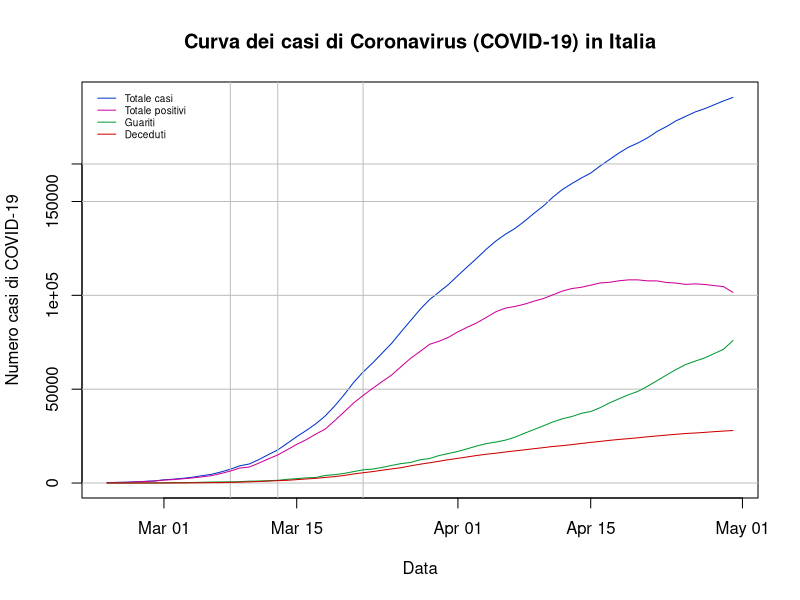
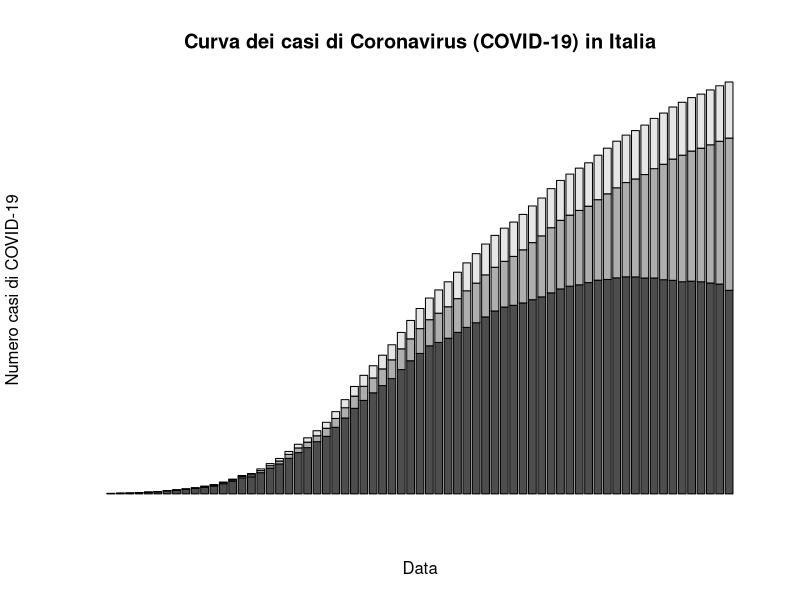
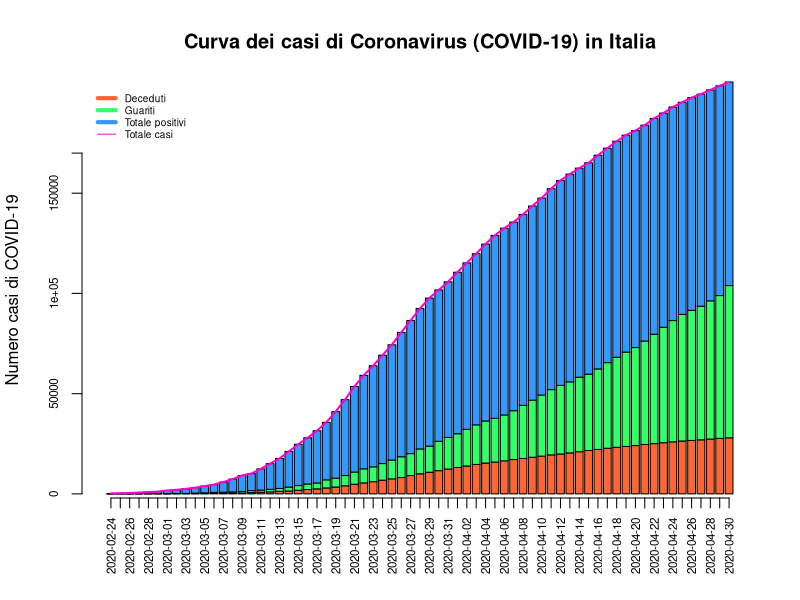
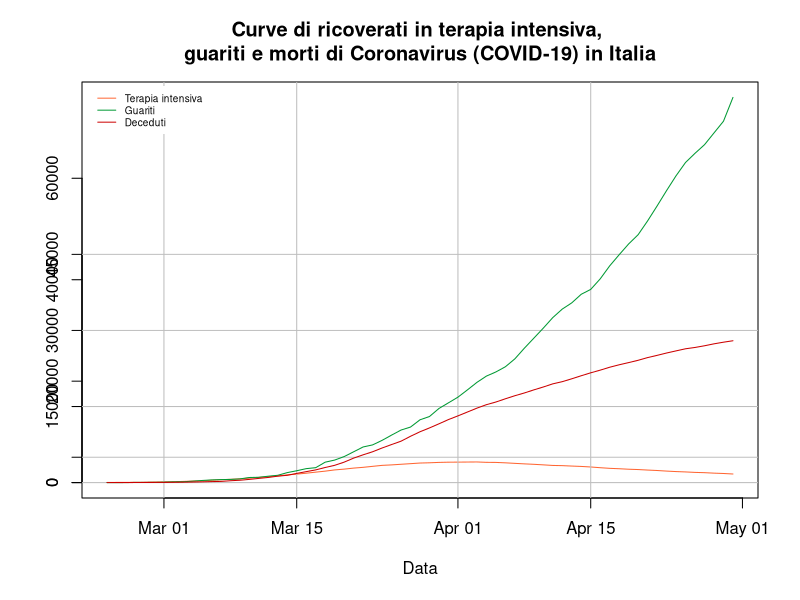
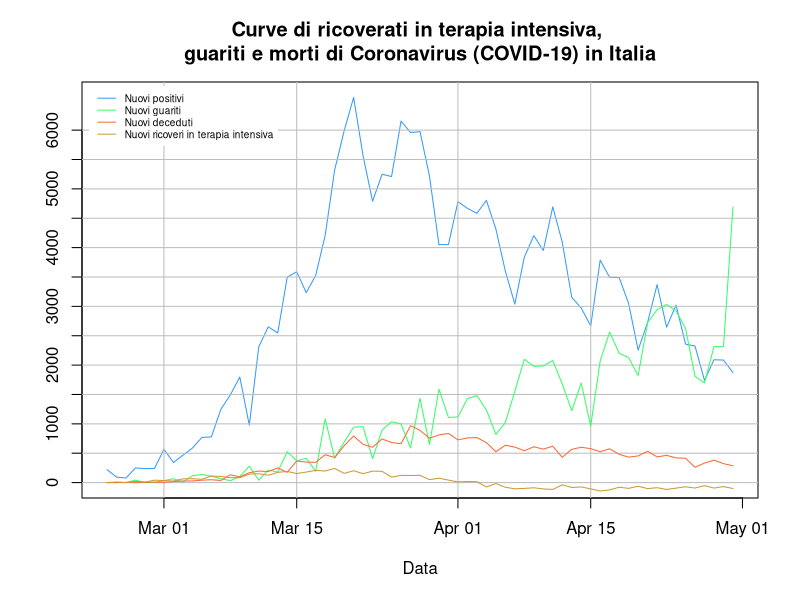

R code for these plots, in order:
## ---- chunk 1
knitr::opts_chunk$set(echo = TRUE)
## ---- chunk 2
#setwd("github/covid_19_data/")
covid_data <- read.delim("covid_data.csv",sep=",",header=T)
covid_data$date <- as.Date(covid_data$date)
regions <- levels(covid_data$denominazione_regione)

italia <- subset(covid_data,covid_data$denominazione_regione=="Italia")
n <- length(italia$date) #convenient, because it represents the number of observations
italia$growth_tot <- c(0,diff(italia$totale_casi)/italia$totale_casi[1:n-1]) #Growth rate of total cases
italia$nuovi_terapia_intensiva <- c(0,diff(italia$terapia_intensiva))
italia$growth_ter_int <- c(0,diff(italia$terapia_intensiva)/italia$terapia_intensiva[1:n-1]) #Growth rate of intensive care
italia$nuovi_deceduti <- c(0,diff(italia$deceduti))
italia$growth_dec <- c(0,diff(italia$deceduti)/italia$deceduti[1:n-1]) #Growth rate of deceased
italia$nuovi_guariti <- c(0,diff(italia$dimessi_guariti))

abruzzo <- subset(covid_data,covid_data$denominazione_regione=="Abruzzo")
abruzzo$growth_tot <- c(0,diff(abruzzo$totale_casi)/abruzzo$totale_casi[1:n-1]) #Growth rate of contagions
abruzzo$growth_ter_int <- c(0,diff(abruzzo$terapia_intensiva)/abruzzo$terapia_intensiva[1:n-1]) #Growth rate of intensive care
abruzzo$nuovi_deceduti <- c(0,diff(abruzzo$deceduti))
abruzzo$growth_dec <- c(0,diff(abruzzo$deceduti)/abruzzo$deceduti[1:n-1]) #Growth rate of deceased
abruzzo$share_tot <- abruzzo$totale_casi/italia$totale_casi
abruzzo$share_new <- abruzzo$nuovi_positivi/italia$nuovi_positivi
abruzzo$share_ter_int <- abruzzo$terapia_intensiva/italia$terapia_intensiva
abruzzo$share_dec <- abruzzo$deceduti/italia$deceduti

basilicata <- subset(covid_data,covid_data$denominazione_regione=="Basilicata")
basilicata$growth_tot <- c(0,diff(basilicata$totale_casi)/basilicata$totale_casi[1:n-1]) #Growth rate of contagions
basilicata$growth_ter_int <- c(0,diff(basilicata$terapia_intensiva)/basilicata$terapia_intensiva[1:n-1]) #Growth rate of intensive care
basilicata$nuovi_deceduti <- c(0,diff(basilicata$deceduti))
basilicata$growth_dec <- c(0,diff(basilicata$deceduti)/basilicata$deceduti[1:n-1]) #Growth rate of deceased
basilicata$share_tot <- basilicata$totale_casi/italia$totale_casi
basilicata$share_new <- basilicata$nuovi_positivi/italia$nuovi_positivi
basilicata$share_ter_int <- basilicata$terapia_intensiva/italia$terapia_intensiva
basilicata$share_dec <- basilicata$deceduti/italia$deceduti

calabria <- subset(covid_data,covid_data$denominazione_regione=="Calabria")
calabria$growth_tot <- c(0,diff(calabria$totale_casi)/calabria$totale_casi[1:n-1]) #Growth rate of contagions
calabria$growth_ter_int <- c(0,diff(calabria$terapia_intensiva)/calabria$terapia_intensiva[1:n-1]) #Growth rate of intensive care
calabria$nuovi_deceduti <- c(0,diff(calabria$deceduti))
calabria$growth_dec <- c(0,diff(calabria$deceduti)/calabria$deceduti[1:n-1]) #Growth rate of deceased
calabria$share_tot <- calabria$totale_casi/italia$totale_casi
calabria$share_new <- calabria$nuovi_positivi/italia$nuovi_positivi
calabria$share_ter_int <- calabria$terapia_intensiva/italia$terapia_intensiva
calabria$share_dec <- calabria$deceduti/italia$deceduti

campania <- subset(covid_data,covid_data$denominazione_regione=="Campania")
campania$growth_tot <- c(0,diff(campania$totale_casi)/campania$totale_casi[1:n-1]) #Growth rate of contagions
campania$growth_ter_int <- c(0,diff(campania$terapia_intensiva)/campania$terapia_intensiva[1:n-1]) #Growth rate of intensive care
campania$nuovi_deceduti <- c(0,diff(campania$deceduti))
campania$growth_dec <- c(0,diff(campania$deceduti)/campania$deceduti[1:n-1]) #Growth rate of deceased
campania$share_tot <- campania$totale_casi/italia$totale_casi
campania$share_new <- campania$nuovi_positivi/italia$nuovi_positivi
campania$share_ter_int <- campania$terapia_intensiva/italia$terapia_intensiva
campania$share_dec <- campania$deceduti/italia$deceduti

e_romagna <- subset(covid_data,covid_data$denominazione_regione=="Emilia-Romagna")
e_romagna$growth_tot <- c(0,diff(e_romagna$totale_casi)/e_romagna$totale_casi[1:n-1]) #Growth rate of contagions
e_romagna$growth_ter_int <- c(0,diff(e_romagna$terapia_intensiva)/e_romagna$terapia_intensiva[1:n-1]) #Growth rate of intensive care
e_romagna$nuovi_deceduti <- c(0,diff(e_romagna$deceduti))
e_romagna$growth_dec <- c(0,diff(e_romagna$deceduti)/e_romagna$deceduti[1:n-1]) #Growth rate of deceased
e_romagna$share_tot <- e_romagna$totale_casi/italia$totale_casi
e_romagna$share_new <- e_romagna$nuovi_positivi/italia$nuovi_positivi
e_romagna$share_ter_int <- e_romagna$terapia_intensiva/italia$terapia_intensiva
e_romagna$share_dec <- e_romagna$deceduti/italia$deceduti

fv_giulia <- subset(covid_data,covid_data$denominazione_regione=="Friuli Venezia Giulia")
fv_giulia$growth_tot <- c(0,diff(fv_giulia$totale_casi)/fv_giulia$totale_casi[1:n-1]) #Growth rate of contagions
fv_giulia$growth_ter_int <- c(0,diff(fv_giulia$terapia_intensiva)/fv_giulia$terapia_intensiva[1:n-1]) #Growth rate of intensive care
fv_giulia$nuovi_deceduti <- c(0,diff(fv_giulia$deceduti))
fv_giulia$growth_dec <- c(0,diff(fv_giulia$deceduti)/fv_giulia$deceduti[1:n-1]) #Growth rate of deceased
fv_giulia$share_tot <- fv_giulia$totale_casi/italia$totale_casi
fv_giulia$share_new <- fv_giulia$nuovi_positivi/italia$nuovi_positivi
fv_giulia$share_ter_int <- fv_giulia$terapia_intensiva/italia$terapia_intensiva
fv_giulia$share_dec <- fv_giulia$deceduti/italia$deceduti

lazio <- subset(covid_data,covid_data$denominazione_regione=="Lazio")
lazio$growth_tot <- c(0,diff(lazio$totale_casi)/lazio$totale_casi[1:n-1]) #Growth rate of contagions
lazio$growth_ter_int <- c(0,diff(lazio$terapia_intensiva)/lazio$terapia_intensiva[1:n-1]) #Growth rate of intensive care
lazio$nuovi_deceduti <- c(0,diff(lazio$deceduti))
lazio$growth_dec <- c(0,diff(lazio$deceduti)/lazio$deceduti[1:n-1]) #Growth rate of deceased
lazio$share_tot <- lazio$totale_casi/italia$totale_casi
lazio$share_new <- lazio$nuovi_positivi/italia$nuovi_positivi
lazio$share_ter_int <- lazio$terapia_intensiva/italia$terapia_intensiva
lazio$share_dec <- lazio$deceduti/italia$deceduti

liguria <- subset(covid_data,covid_data$denominazione_regione=="Liguria")
liguria$growth_tot <- c(0,diff(liguria$totale_casi)/liguria$totale_casi[1:n-1]) #Growth rate of contagions
liguria$growth_ter_int <- c(0,diff(liguria$terapia_intensiva)/liguria$terapia_intensiva[1:n-1]) #Growth rate of intensive care
liguria$nuovi_deceduti <- c(0,diff(liguria$deceduti))
liguria$growth_dec <- c(0,diff(liguria$deceduti)/liguria$deceduti[1:n-1]) #Growth rate of deceased
liguria$share_tot <- liguria$totale_casi/italia$totale_casi
liguria$share_new <- liguria$nuovi_positivi/italia$nuovi_positivi
liguria$share_ter_int <- liguria$terapia_intensiva/italia$terapia_intensiva
liguria$share_dec <- liguria$deceduti/italia$deceduti

lombardia <- subset(covid_data,covid_data$denominazione_regione=="Lombardia")
lombardia$growth_tot <- c(0,diff(lombardia$totale_casi)/lombardia$totale_casi[1:n-1]) #Growth rate of contagions
lombardia$growth_ter_int <- c(0,diff(lombardia$terapia_intensiva)/lombardia$terapia_intensiva[1:n-1]) #Growth rate of intensive care
lombardia$nuovi_deceduti <- c(0,diff(lombardia$deceduti))
lombardia$growth_dec <- c(0,diff(lombardia$deceduti)/lombardia$deceduti[1:n-1]) #Growth rate of deceased
lombardia$share_tot <- lombardia$totale_casi/italia$totale_casi
lombardia$share_new <- lombardia$nuovi_positivi/italia$nuovi_positivi
lombardia$share_ter_int <- lombardia$terapia_intensiva/italia$terapia_intensiva
lombardia$share_dec <- lombardia$deceduti/italia$deceduti

marche <- subset(covid_data,covid_data$denominazione_regione=="Marche")
marche$growth_tot <- c(0,diff(marche$totale_casi)/marche$totale_casi[1:n-1]) #Growth rate of contagions
marche$growth_ter_int <- c(0,diff(marche$terapia_intensiva)/marche$terapia_intensiva[1:n-1]) #Growth rate of intensive care
marche$nuovi_deceduti <- c(0,diff(marche$deceduti))
marche$growth_dec <- c(0,diff(marche$deceduti)/marche$deceduti[1:n-1]) #Growth rate of deceased
marche$share_tot <- marche$totale_casi/italia$totale_casi
marche$share_new <- marche$nuovi_positivi/italia$nuovi_positivi
marche$share_ter_int <- marche$terapia_intensiva/italia$terapia_intensiva
marche$share_dec <- marche$deceduti/italia$deceduti

molise <- subset(covid_data,covid_data$denominazione_regione=="Molise")
molise$growth_tot <- c(0,diff(molise$totale_casi)/molise$totale_casi[1:n-1]) #Growth rate of contagions
molise$growth_ter_int <- c(0,diff(molise$terapia_intensiva)/molise$terapia_intensiva[1:n-1]) #Growth rate of intensive care
molise$nuovi_deceduti <- c(0,diff(molise$deceduti))
molise$growth_dec <- c(0,diff(molise$deceduti)/molise$deceduti[1:n-1]) #Growth rate of deceased
molise$share_tot <- molise$totale_casi/italia$totale_casi
molise$share_new <- molise$nuovi_positivi/italia$nuovi_positivi
molise$share_ter_int <- molise$terapia_intensiva/italia$terapia_intensiva
molise$share_dec <- molise$deceduti/italia$deceduti

bolzano <- subset(covid_data,covid_data$denominazione_regione=="P.A. Bolzano")
bolzano$growth_tot <- c(0,diff(bolzano$totale_casi)/bolzano$totale_casi[1:n-1]) #Growth rate of contagions
bolzano$growth_ter_int <- c(0,diff(bolzano$terapia_intensiva)/bolzano$terapia_intensiva[1:n-1]) #Growth rate of intensive care
bolzano$nuovi_deceduti <- c(0,diff(bolzano$deceduti))
bolzano$growth_dec <- c(0,diff(bolzano$deceduti)/bolzano$deceduti[1:n-1]) #Growth rate of deceased
bolzano$share_tot <- bolzano$totale_casi/italia$totale_casi
bolzano$share_new <- bolzano$nuovi_positivi/italia$nuovi_positivi
bolzano$share_ter_int <- bolzano$terapia_intensiva/italia$terapia_intensiva
bolzano$share_dec <- bolzano$deceduti/italia$deceduti

trento <- subset(covid_data,covid_data$denominazione_regione=="P.A. Trento")
trento$growth_tot <- c(0,diff(trento$totale_casi)/trento$totale_casi[1:n-1]) #Growth rate of contagions
trento$growth_ter_int <- c(0,diff(trento$terapia_intensiva)/trento$terapia_intensiva[1:n-1]) #Growth rate of intensive care
trento$nuovi_deceduti <- c(0,diff(trento$deceduti))
trento$growth_dec <- c(0,diff(trento$deceduti)/trento$deceduti[1:n-1]) #Growth rate of deceased
trento$share_tot <- trento$totale_casi/italia$totale_casi
trento$share_new <- trento$nuovi_positivi/italia$nuovi_positivi
trento$share_ter_int <- trento$terapia_intensiva/italia$terapia_intensiva
trento$share_dec <- trento$deceduti/italia$deceduti

piemonte <- subset(covid_data,covid_data$denominazione_regione=="Piemonte")
piemonte$growth_tot <- c(0,diff(piemonte$totale_casi)/piemonte$totale_casi[1:n-1]) #Growth rate of contagions
piemonte$growth_ter_int <- c(0,diff(piemonte$terapia_intensiva)/piemonte$terapia_intensiva[1:n-1]) #Growth rate of intensive care
piemonte$nuovi_deceduti <- c(0,diff(piemonte$deceduti))
piemonte$growth_dec <- c(0,diff(piemonte$deceduti)/piemonte$deceduti[1:n-1]) #Growth rate of deceased
piemonte$share_tot <- piemonte$totale_casi/italia$totale_casi
piemonte$share_new <- piemonte$nuovi_positivi/italia$nuovi_positivi
piemonte$share_ter_int <- piemonte$terapia_intensiva/italia$terapia_intensiva
piemonte$share_dec <- piemonte$deceduti/italia$deceduti

puglia <- subset(covid_data,covid_data$denominazione_regione=="Puglia")
puglia$growth_tot <- c(0,diff(puglia$totale_casi)/puglia$totale_casi[1:n-1]) #Growth rate of contagions
puglia$growth_ter_int <- c(0,diff(puglia$terapia_intensiva)/puglia$terapia_intensiva[1:n-1]) #Growth rate of intensive care
puglia$nuovi_deceduti <- c(0,diff(puglia$deceduti))
puglia$growth_dec <- c(0,diff(puglia$deceduti)/puglia$deceduti[1:n-1]) #Growth rate of deceased
puglia$share_tot <- puglia$totale_casi/italia$totale_casi
puglia$share_new <- puglia$nuovi_positivi/italia$nuovi_positivi
puglia$share_ter_int <- puglia$terapia_intensiva/italia$terapia_intensiva
puglia$share_dec <- puglia$deceduti/italia$deceduti

sardegna <- subset(covid_data,covid_data$denominazione_regione=="Sardegna")
sardegna$growth_tot <- c(0,diff(sardegna$totale_casi)/sardegna$totale_casi[1:n-1]) #Growth rate of contagions
sardegna$growth_ter_int <- c(0,diff(sardegna$terapia_intensiva)/sardegna$terapia_intensiva[1:n-1]) #Growth rate of intensive care
sardegna$nuovi_deceduti <- c(0,diff(sardegna$deceduti))
sardegna$growth_dec <- c(0,diff(sardegna$deceduti)/sardegna$deceduti[1:n-1]) #Growth rate of deceased
sardegna$share_tot <- sardegna$totale_casi/italia$totale_casi
sardegna$share_new <- sardegna$nuovi_positivi/italia$nuovi_positivi
sardegna$share_ter_int <- sardegna$terapia_intensiva/italia$terapia_intensiva
sardegna$share_dec <- sardegna$deceduti/italia$deceduti

sicilia <- subset(covid_data,covid_data$denominazione_regione=="Sicilia")
sicilia$growth_tot <- c(0,diff(sicilia$totale_casi)/sicilia$totale_casi[1:n-1]) #Growth rate of contagions
sicilia$growth_ter_int <- c(0,diff(sicilia$terapia_intensiva)/sicilia$terapia_intensiva[1:n-1]) #Growth rate of intensive care
sicilia$nuovi_deceduti <- c(0,diff(sicilia$deceduti))
sicilia$growth_dec <- c(0,diff(sicilia$deceduti)/sicilia$deceduti[1:n-1]) #Growth rate of deceased
sicilia$share_tot <- sicilia$totale_casi/italia$totale_casi
sicilia$share_new <- sicilia$nuovi_positivi/italia$nuovi_positivi
sicilia$share_ter_int <- sicilia$terapia_intensiva/italia$terapia_intensiva
sicilia$share_dec <- sicilia$deceduti/italia$deceduti

toscana <- subset(covid_data,covid_data$denominazione_regione=="Toscana")
toscana$growth_tot <- c(0,diff(toscana$totale_casi)/toscana$totale_casi[1:n-1]) #Growth rate of contagions
toscana$growth_ter_int <- c(0,diff(toscana$terapia_intensiva)/toscana$terapia_intensiva[1:n-1]) #Growth rate of intensive care
toscana$nuovi_deceduti <- c(0,diff(toscana$deceduti))
toscana$growth_dec <- c(0,diff(toscana$deceduti)/toscana$deceduti[1:n-1]) #Growth rate of deceased
toscana$share_tot <- toscana$totale_casi/italia$totale_casi
toscana$share_new <- toscana$nuovi_positivi/italia$nuovi_positivi
toscana$share_ter_int <- toscana$terapia_intensiva/italia$terapia_intensiva
toscana$share_dec <- toscana$deceduti/italia$deceduti

umbria <- subset(covid_data,covid_data$denominazione_regione=="Umbria")
umbria$growth_tot <- c(0,diff(umbria$totale_casi)/umbria$totale_casi[1:n-1]) #Growth rate of contagions
umbria$growth_ter_int <- c(0,diff(umbria$terapia_intensiva)/umbria$terapia_intensiva[1:n-1]) #Growth rate of intensive care
umbria$nuovi_deceduti <- c(0,diff(umbria$deceduti))
umbria$growth_dec <- c(0,diff(umbria$deceduti)/umbria$deceduti[1:n-1]) #Growth rate of deceased
umbria$share_tot <- umbria$totale_casi/italia$totale_casi
umbria$share_new <- umbria$nuovi_positivi/italia$nuovi_positivi
umbria$share_ter_int <- umbria$terapia_intensiva/italia$terapia_intensiva
umbria$share_dec <- umbria$deceduti/italia$deceduti

v_aosta <- subset(covid_data,covid_data$denominazione_regione=="Valle d'Aosta")
v_aosta$growth_tot <- c(0,diff(v_aosta$totale_casi)/v_aosta$totale_casi[1:n-1]) #Growth rate of contagions
v_aosta$growth_ter_int <- c(0,diff(v_aosta$terapia_intensiva)/v_aosta$terapia_intensiva[1:n-1]) #Growth rate of intensive care
v_aosta$nuovi_deceduti <- c(0,diff(v_aosta$deceduti))
v_aosta$growth_dec <- c(0,diff(v_aosta$deceduti)/v_aosta$deceduti[1:n-1]) #Growth rate of deceased
v_aosta$share_tot <- v_aosta$totale_casi/italia$totale_casi
v_aosta$share_new <- v_aosta$nuovi_positivi/italia$nuovi_positivi
v_aosta$share_ter_int <- v_aosta$terapia_intensiva/italia$terapia_intensiva
v_aosta$share_dec <- v_aosta$deceduti/italia$deceduti

veneto <- subset(covid_data,covid_data$denominazione_regione=="Veneto")
veneto$growth_tot <- c(0,diff(veneto$totale_casi)/veneto$totale_casi[1:n-1]) #Growth rate of contagions
veneto$growth_ter_int <- c(0,diff(veneto$terapia_intensiva)/veneto$terapia_intensiva[1:n-1]) #Growth rate of intensive care
veneto$nuovi_deceduti <- c(0,diff(veneto$deceduti))
veneto$growth_dec <- c(0,diff(veneto$deceduti)/veneto$deceduti[1:n-1]) #Growth rate of deceased
veneto$share_tot <- veneto$totale_casi/italia$totale_casi
veneto$share_new <- veneto$nuovi_positivi/italia$nuovi_positivi
veneto$share_ter_int <- veneto$terapia_intensiva/italia$terapia_intensiva
veneto$share_dec <- veneto$deceduti/italia$deceduti
############################
############################
############################

#Latest observation of contagions (reproducing the table from Ministero della Salute: )
Data <- as.vector(italia$date)[length(italia$date)]
Regione <- as.vector(append(regions,"Italia"))
latest_abruzzo <- abruzzo[n,c(4,11,14,15,16,17)]
latest_basilicata <- basilicata[n,c(4,11,14,15,16,17)]
latest_calabria <- calabria[n,c(4,11,14,15,16,17)]
latest_campania <- campania[n,c(4,11,14,15,16,17)]
latest_e_romagna <- e_romagna[n,c(4,11,14,15,16,17)]
latest_fv_giulia <- fv_giulia[n,c(4,11,14,15,16,17)]
latest_lazio <- lazio[n,c(4,11,14,15,16,17)]
latest_liguria <- liguria[n,c(4,11,14,15,16,17)]
latest_lombardia <- lombardia[n,c(4,11,14,15,16,17)]
latest_marche <- marche[n,c(4,11,14,15,16,17)]
latest_molise <- molise[n,c(4,11,14,15,16,17)]
latest_bolzano <- bolzano[n,c(4,11,14,15,16,17)]
latest_trento <- trento[n,c(4,11,14,15,16,17)]
latest_piemonte <- piemonte[n,c(4,11,14,15,16,17)]
latest_puglia <- puglia[n,c(4,11,14,15,16,17)]
latest_sardegna <- sardegna[n,c(4,11,14,15,16,17)]
latest_sicilia <- sicilia[n,c(4,11,14,15,16,17)]
latest_toscana <- toscana[n,c(4,11,14,15,16,17)]
latest_umbria <- umbria[n,c(4,11,14,15,16,17)]
latest_v_aosta <- v_aosta[n,c(4,11,14,15,16,17)]
latest_veneto <- veneto[n,c(4,11,14,15,16,17)]
latest_italia <- italia[n,c(4,11,14,15,16,17)]
latest1 <- rbind(latest_abruzzo,latest_basilicata,latest_calabria,latest_campania,latest_e_romagna,
                 latest_fv_giulia,latest_lazio,latest_liguria,latest_lombardia,latest_marche,latest_molise,
                 latest_bolzano,latest_trento,latest_piemonte,latest_puglia,latest_sardegna,latest_sicilia,
                 latest_toscana,latest_umbria,latest_v_aosta,latest_veneto,latest_italia)
cbind(italia$date[n],latest1[order(latest1$totale_casi),])
############################
############################
############################

summary(italia$deceduti)
## ---- chunk 3
###Components of total cases - Lines
marks <- c(0,50000,100000,150000,170000) #These are marks that I want to force in the y axis instead of the defaults drawn by R
plot(totale_casi~date,italia,type="l",col="#0033CC",yaxt="n",xlab="Data",ylab="Numero casi di COVID-19",main="Curva dei casi di Coronavirus (COVID-19) in Italia")
axis(2,at=marks,labels=marks) #The axis function draws the marks and labels that I have set before
abline(h=c(0,50000,100000,150000,170000),v=italia$date[c(14,19,28)],col=c("grey")) #Horizontal lines where the marks are drawn, and vertical ones for specific dates
lines(totale_positivi~date,italia,type="l",pch=20,col="#CC0099")
lines(dimessi_guariti~date,italia,type="l",pch=1,col="#009933")
lines(deceduti~date,italia,type="l",pch=20,col="#CC0000")
legend("topleft",legend=c("Totale casi","Totale positivi","Guariti","Deceduti"),col=c("#0033CC","#CC0099","#009933","#CC0000"),box.lty=0,lty=1,cex=0.6,inset=c(0.01,0.01)) #Adding a legend without visible box (the legend is drawn in the top-left corner of the graph region and it is displaced to the right and centre by 0.01 (the inset() option))

###Components of total cases - Barplot + line (coloured)
#Here the bars are stacked, so that the final height represents the number of total cases (and I draw the relative line to mark it)
bar_colours <- c("#FF6633","#33FF66","#3399FF")
barplot(as.matrix(italia[,c(11,14,15)])~italia$date,xaxt="n",yaxt="n",xlab="Data",ylab="Numero casi di COVID-19",main="Curva dei casi di Coronavirus (COVID-19) in Italia") #I treat the data of interest as a matrix, because it allows me to draw a stacked barplot)
barplot_casi <- barplot(as.matrix(italia[,c(15,14,11)])~italia$date,col=bar_colours,xaxt="n",yaxt="n",xlab="",ylab="Numero casi di COVID-19",main="Curva dei casi di Coronavirus (COVID-19) in Italia") #I treat the data of interest as a matrix, because it allows me to draw a stacked barplot). I also give the barplot a name so that I can use it afterwards, to draw the juxtaposed line over the correct bars in the barplot
lines(x=barplot_casi,y=italia$totale_casi,lty=1,lwd=2,col="#FF00CC")
axis(2,at=marks,labels=marks,cex.axis=.7) #The axis function draws the marks and labels that I have set before
utili <- barplot_casi
axis(1,at=utili,labels=italia$date,gap.axis=.5,las=2,cex.axis=.7)
legend("topleft",legend=c("Deceduti","Guariti","Totale positivi","Totale casi"),col=c("#FF6633","#33FF66","#3399FF","#FF00CC"),box.lty=0,lty=c(5,5,5,1),lwd=c(4,4,4,1),cex=0.6,inset=c(0.01,0.01)) #Adding a legend without visible box (the legend is drawn in the top-left corner of the graph region and it is displaced to the right and centre by 0.01 (the inset() option))

###Deaths, intensive care and recoverings
marks_2 <- c(0,5000,15000,30000,45000) #These are marks that I want to force in the y axis instead of the defaults drawn by R
plot(terapia_intensiva~date,italia,type="l",col="#FF6633",ylim=c(0,max(italia$dimessi_guariti)),xlab="Data",ylab="",main="Curve di ricoverati in terapia intensiva, \nguariti e morti di Coronavirus (COVID-19) in Italia")
axis(2,at=marks_2,labels=marks_2) #The axis function draws the marks and labels that I have set before
abline(h=c(0,5000,15000,30000,45000),v=italia$date[c(7,21,38,52)],col=c("grey")) #Horizontal lines where the marks are drawn, and vertical ones for specific dates
lines(dimessi_guariti~date,italia,type="l",pch=20,col="#009933")
lines(deceduti~date,italia,type="l",pch=20,col="#CC0000")
legend("topleft",legend=c("Terapia intensiva","Guariti","Deceduti"),col=c("#FF6633","#009933","#CC0000"),box.lty=0,lty=1,cex=0.6,inset=c(0.01,0.01)) #Adding a legend without visible box (the legend is drawn in the top-left corner of the graph region and it is displaced to the right and centre by 0.01 (the inset() option))

###Daily cases, deaths, intensive care and recoverings
marks_3 <- seq(0,6000,500) #These are marks that I want to force in the y axis instead of the defaults drawn by R
plot(nuovi_positivi~date,italia,type="l",col="#3399FF",yaxt="n",ylim=c(0,max(italia$nuovi_positivi)),xlab="Data",ylab="",main="Curve di ricoverati in terapia intensiva, \nguariti e morti di Coronavirus (COVID-19) in Italia")
axis(2,at=marks_3,labels=marks_3) #The axis function draws the marks and labels that I have set before
abline(h=marks_3,v=italia$date[c(7,21,38,52)],col=c("grey")) #Horizontal lines where the marks are drawn, and vertical ones for specific dates
lines(nuovi_guariti~date,italia,type="l",pch=20,col="#33FF66")
lines(nuovi_deceduti~date,italia,type="l",pch=20,col="#FF6633")
lines(nuovi_terapia_intensiva~date,italia,type="l",pch=20,col="#CC9933")
legend("topleft",legend=c("Nuovi positivi","Nuovi guariti","Nuovi deceduti","Nuovi ricoveri in terapia intensiva"),col=c("#3399FF","#33FF66","#FF6633","#CC9933"),box.lty=0,lty=1,cex=0.6,inset=c(0.01,0.01)) #Adding a legend without visible box (the legend is drawn in the top-left corner of the graph region and it is displaced to the right and centre by 0.01 (the inset() option))


